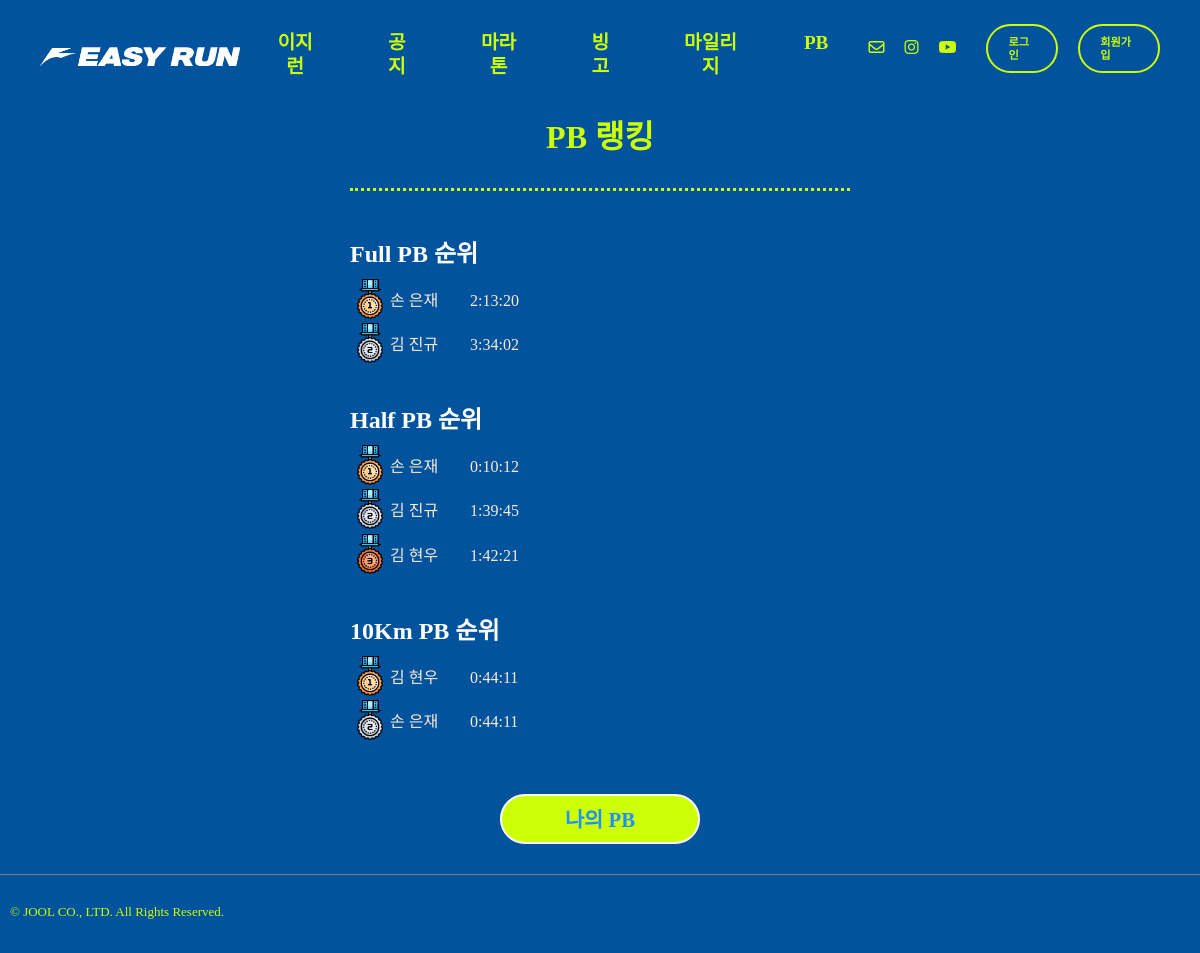
/runres/pbrank/, run on an earlier commit of the app's database.
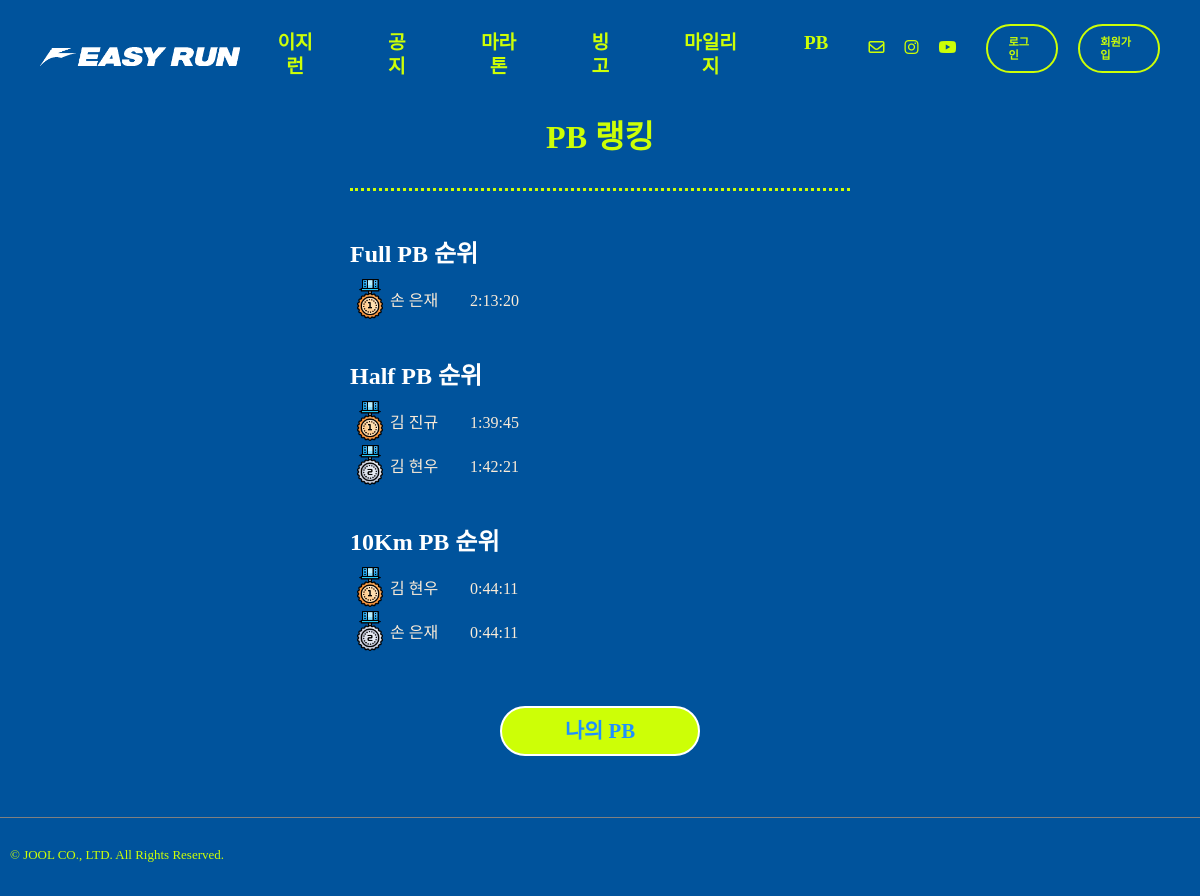
And on a later commit of the database.
### record/models.py (models this page shows, shortened)
class PersonalRecord(models.Model):
    STATUS_CHOICES = [
        ('pending', '심사중'),
        ('verified', '인증됨'),
        ('rejected', '반려됨'),
    ]
    CATEGORY_CHOICES = [
        ('10K', '10km'),
        ('HM', '하프마라톤'),
        ('FM', '풀마라톤'),
    ]
    event_name = models.CharField(max_length=50)
    runner = models.ForeignKey(settings.AUTH_USER_MODEL,on_delete=models.CASCADE)
    category = models.CharField(max_length=5, choices=CATEGORY_CHOICES)
    date = models.DateField(blank=True, null=True)
    record = models.DurationField()  # 시간 기록
    status = models.CharField(
        max_length=10,
        choices=STATUS_CHOICES,
        default='pending'
    )
    evidence_url = ResizedImageField(size=[500,500], upload_to="record", blank=False)
    created_at = models.DateTimeField(auto_now_add=True)
    desc = models.TextField(blank=True)
    class Meta:
        unique_together = ('runner', 'category')  # 한 종목에 1개 PR
    def __str__(self):
        return f"{self.runner} - {self.category}: {self.record}"

### record/views.py (the view)
# urls.py: path('pbrank/', views.pbRank, name="pbRank"),
def pbRank(request):
    try:
        ranking_tenk = PersonalRecord.objects.filter(category='10K').order_by('record')
        ranking_hm = PersonalRecord.objects.filter(category='HM').order_by('record')
        ranking_fm = PersonalRecord.objects.filter(category='FM').order_by('record')
        print(ranking_fm)
    except:
        ranking_tenk = None
        ranking_hm = None
        ranking_fm = None
    return render(request,"run_pb.html", {"ranking_tenk":ranking_tenk, "ranking_hm":ranking_hm, "ranking_fm":ranking_fm})

### templates/run_pb.html (shortened to what this page needs)
{% extends "base.html" %}
{% load static %}
{% block content %}
  <div class="main-view flex-center">
    <div class="container-w500">
      <div>
        <p class="page-title">PB 랭킹</p>
      </div>
      <div class="divider-line"></div>
      <div class="space-h30"></div>
      <div>
        <div class="title-pb">Full PB 순위</div>
        {% for record in ranking_fm %}
          <div class="flex-row text-white">
            {% if forloop.counter == 1 %}
              <div class="rank-counter"><img src="{% static 'img/01-Gold-Medal.png' %}" alt="hamb-btn" height="40px," width="40px"></div>
            {% elif forloop.counter == 2 %}
              <div class="rank-counter"><img src="{% static 'img/02-Silver-Medal.png' %}" alt="hamb-btn" height="40px," width="40px"></div>
            {% elif forloop.counter == 3 %}
              <div class="rank-counter"><img src="{% static 'img/03-Bronze-Medal.png' %}" alt="hamb-btn" height="40px," width="40px"></div>
            {% else %}
              <div class="rank-counter">{{ forloop.counter }}</div>
            {% endif %}
            <div class="rank-runner">{{ record.runner.last_name }}
              {{ record.runner.first_name }}</div>
            <div class="rank-record">{{ record.record }}</div>
          </div>
        {% endfor %}
      </div>
      <div class="space-h30"></div>
      <div>
        <div class="title-pb">Half PB 순위</div>
        {% for record in ranking_hm %}
          <div class="flex-row text-white">
            {% if forloop.counter == 1 %}
              <div class="rank-counter"><img src="{% static 'img/01-Gold-Medal.png' %}" alt="hamb-btn" height="40px," width="40px"></div>
            {% elif forloop.counter == 2 %}
              <div class="rank-counter"><img src="{% static 'img/02-Silver-Medal.png' %}" alt="hamb-btn" height="40px," width="40px"></div>
            {% elif forloop.counter == 3 %}
              <div class="rank-counter"><img src="{% static 'img/03-Bronze-Medal.png' %}" alt="hamb-btn" height="40px," width="40px"></div>
            {% else %}
              <div class="rank-counter">{{ forloop.counter }}</div>
            {% endif %}
            <div class="rank-runner">{{ record.runner.last_name }}
              {{ record.runner.first_name }}</div>
            <div class="rank-record">{{ record.record }}</div>
          </div>
        {% endfor %}
      </div>
      <div class="space-h30"></div>
      <div>
        <div class="title-pb">10Km PB 순위</div>
        {% for record in ranking_tenk %}
          <div class="flex-row text-white">
            {% if forloop.counter == 1 %}
              <div class="rank-counter"><img src="{% static 'img/01-Gold-Medal.png' %}" alt="hamb-btn" height="40px," width="40px"></div>
            {% elif forloop.counter == 2 %}
              <div class="rank-counter"><img src="{% static 'img/02-Silver-Medal.png' %}" alt="hamb-btn" height="40px," width="40px"></div>
            {% elif forloop.counter == 3 %}
              <div class="rank-counter"><img src="{% static 'img/03-Bronze-Medal.png' %}" alt="hamb-btn" height="40px," width="40px"></div>
            {% else %}
              <div class="rank-counter">{{ forloop.counter }}</div>
            {% endif %}
            <div class="rank-runner">{{ record.runner.last_name }}
              {{ record.runner.first_name }}</div>
            <div class="rank-record">{{ record.record }}</div>
          </div>
        {% endfor %}
      </div>
      <div class="space-h30"></div>
      <div class="btn-control">
        <a href="{% url 'runres:pbView' user.pk %}">
          <button class="submit-btn">나의 PB</button>
        </a>
      </div>
    </div>
  </div>
{% endblock content %}

What changed in the data, as far as the page shows it:
removed PersonalRecord: runner.last_name "김", runner.first_name "진규", record "3:34:02"
removed PersonalRecord: runner.last_name "손", runner.first_name "은재", record "0:10:12"
